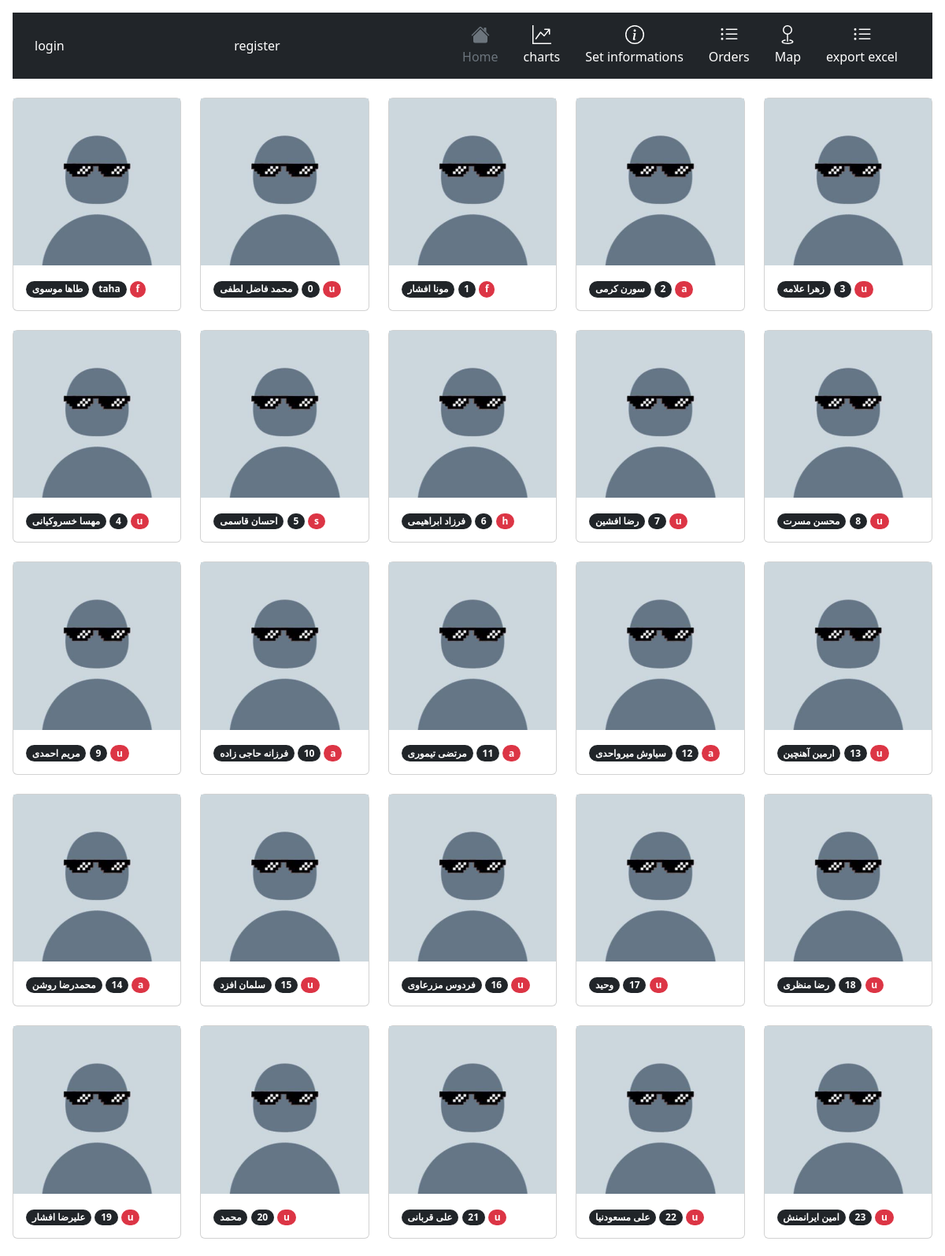
The page / (upper part) on the database its author committed.
### accounts/models.py (models this page shows, shortened)
class User(AbstractBaseUser):
    status_reason = (
        ('u' , "sutech"),
        ('h', "highschool"),
        ('a' , "Friend"),
        ('g' , "game"),
        ('s' , "school"),
        ('o' , "other"),
        ('f' , "family"),
        ('i' , "instagram"),
        ('y' , "iust"),
    )
    status_gender = (
        ('m',"male"),
        ('f',"female")
    )
    username = models.CharField(unique=True, max_length=100)
    name = models.CharField(max_length=100, null=True, blank=True)
    is_admin = models.BooleanField(default=False)
    is_active = models.BooleanField(default=True)
    Avatar = models.ImageField(upload_to="images/Avatar",blank=True,null=True)
    gender = models.CharField(max_length=1,choices = status_gender,default='m')
    code = models.IntegerField(blank=True,null=True)
    reason = models.CharField(max_length=1,choices = status_reason)
    city = models.ForeignKey(City,on_delete=models.CASCADE,related_name="user",blank=True,null=True)
    birthdate = models.DateField(null=True, blank=True)
    USERNAME_FIELD = 'username'
    REQUIRED_FIELDS = ['name']
    objects = MyUserManager()

### info/views.py (the view)
# urls.py: 2. Add a URL to urlpatterns:  path('', views.home, name='home')
def home(request):
    users = User.objects.all()
    return render(request,'info/homeSecond.html',{'users' : users})

### info/templates/info/homeSecond.html (shortened to what this page needs)
{% extends 'info/base.html' %}
{% load static %}
{% block content %}
<div class="row row-cols-2 row-cols-md-5 g-4">
    {% for user in users %}
          <div class="col">
            <div class="card">
                <img src="{% if user.Avatar %}{{user.Avatar.url}}{% else %}{% static 'm.jfif' %}{% endif %}" >
              <div class="card-body">
                <span class="badge rounded-pill text-bg-dark"><a href="{% url 'info:profile' user.username %}" style="text-decoration:none;Color:white">{{user.name}}</a></span>
                <span class="badge rounded-pill text-bg-dark">{{user.username}}</span>
                <span class="badge rounded-pill text-bg-danger">{{user.reason}}</span>
              </div>
            </div>
          </div>
    {% endfor %}
</div>
{% endblock %}

### rows shown on the page
User: name "طاها موسوی", username "taha", reason "f"
User: name "محمد فاضل لطفی", username "0", reason "u"
User: name "مونا افشار", username "1", reason "f"
User: name "سورن کرمی", username "2", reason "a"
User: name "زهرا علامه", username "3", reason "u"
User: name "مهسا خسروکیانی", username "4", reason "u"
User: name "احسان قاسمی", username "5", reason "s"
User: name "فرزاد ابراهیمی", username "6", reason "h"
User: name "رضا افشین", username "7", reason "u"
User: name "محسن مسرت", username "8", reason "u"
User: name "مریم احمدی", username "9", reason "u"
User: name "فرزانه حاجی زاده", username "10", reason "a"
User: name "مرتضی تیموری", username "11", reason "a"
User: name "سیاوش میرواحدی", username "12", reason "a"
User: name "ارمین آهنچین", username "13", reason "u"
User: name "محمدرضا روشن", username "14", reason "a"
User: name "سلمان افزد", username "15", reason "u"
User: name "فردوس مزرعاوی", username "16", reason "u"
User: name "وحید", username "17", reason "u"
User: name "رضا منظری", username "18", reason "u"
User: name "علیرضا افشار", username "19", reason "u"
User: name "محمد", username "20", reason "u"
User: name "علی قربانی", username "21", reason "u"
User: name "علی مسعودنیا", username "22", reason "u"
User: name "امین ایرانمنش", username "23", reason "u"
